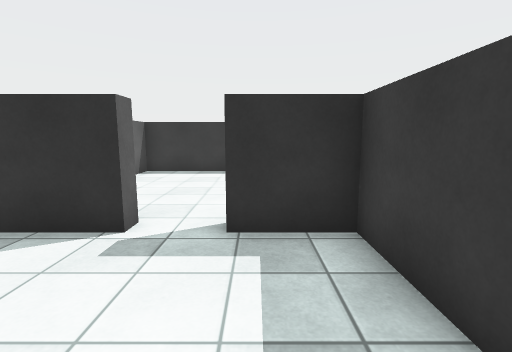
[1] (above)

17 first-person views from a walk through a Unity game level. The camera is 1.3 m above the floor, tilts 8° down and sees 85° across. Doors are open. The floor is counted in squares, 1 m on a side. Each view is taken from the middle of a square. On the plan, view 1 faces up. The plan holds only what a view shows up to about 13 squares ahead; the rest is blank. Surface patterns are stand-ins for the level's own textures.

[2]
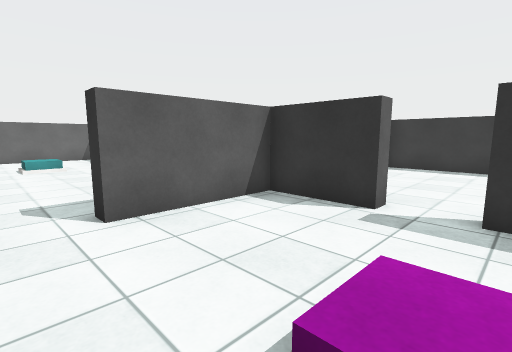

[3]
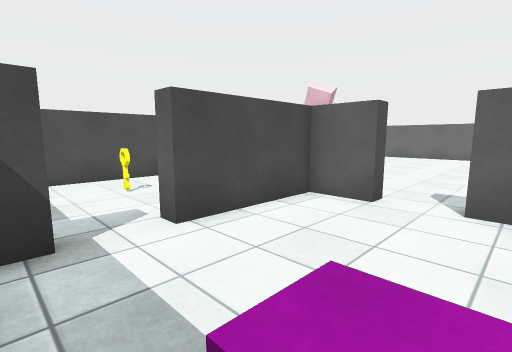

[4]
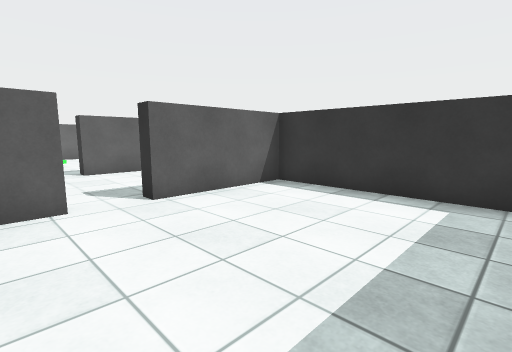

[5]
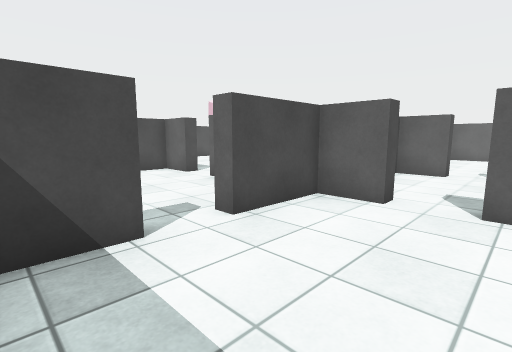

[6]
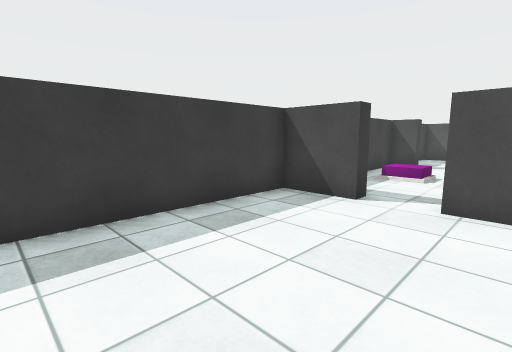

[7]
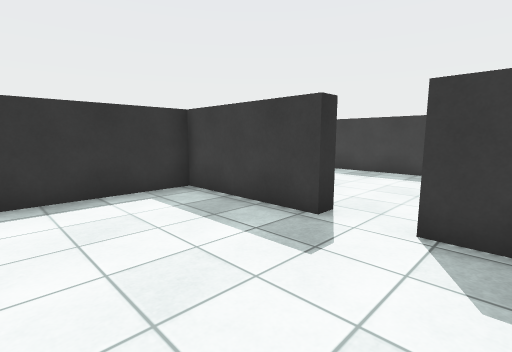

[8]
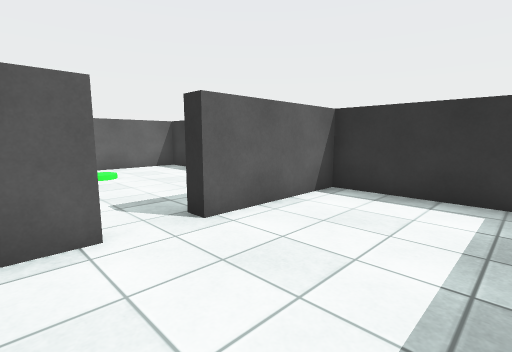

[9]
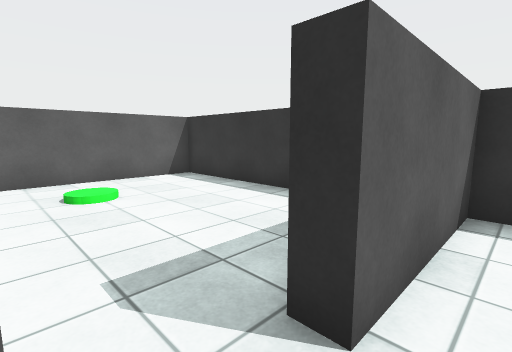

[10]
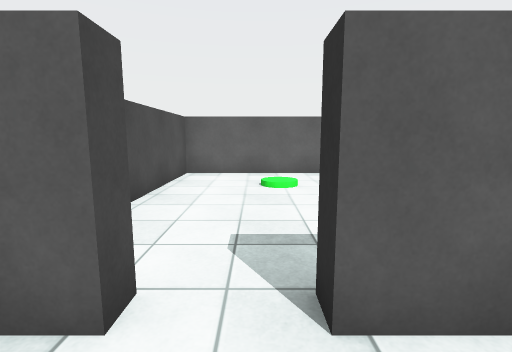

[11]
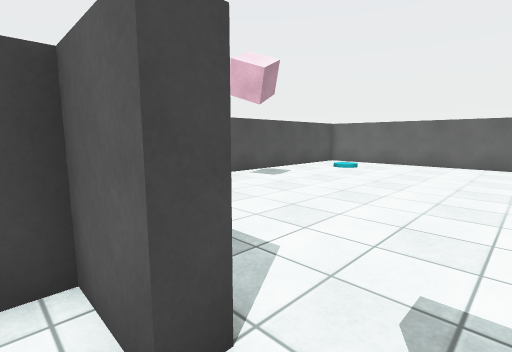

[12]
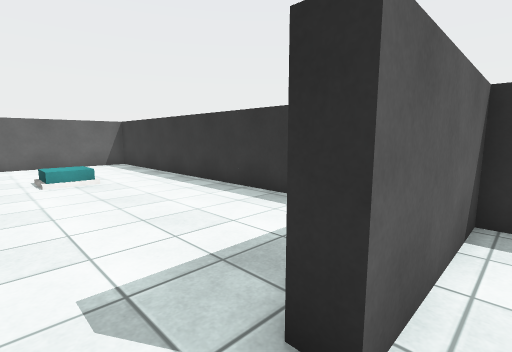

[13]
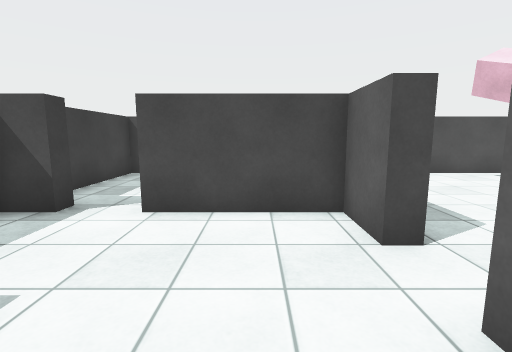

[14]
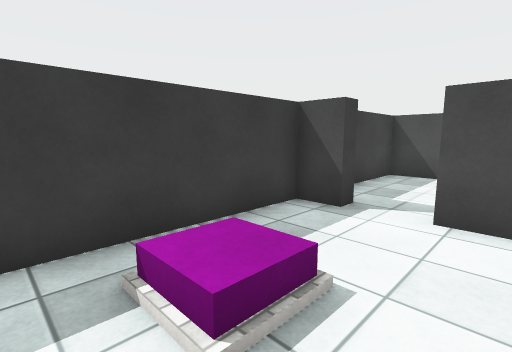

[15]
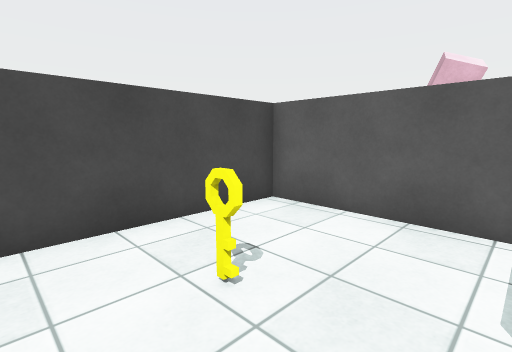

[16]
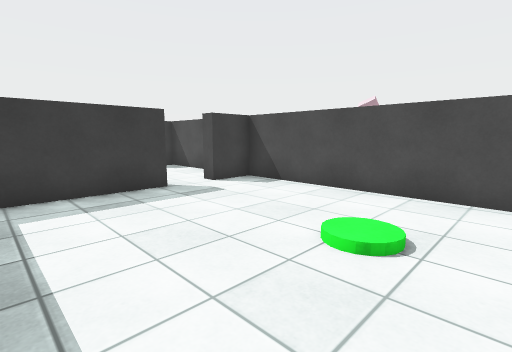

[17]
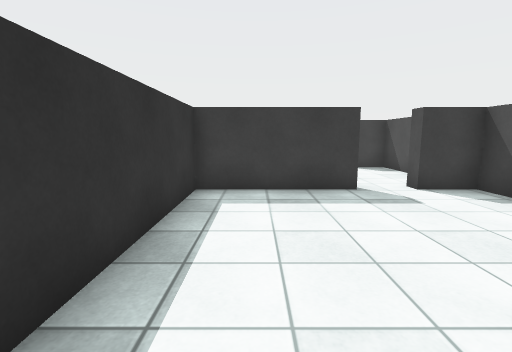

### Floor plan
Points are (right, up) in squares from view 1. A wall is a line through its corners. A room is listed if a view was taken in it or the views show most of it. See-through windows are left out.
Room 1 (views 1, 2, 3, 11, 12, 13, 14)
walls: (-2, 4) (-4.5, 4) (-4.5, 0.3); (-4.5, -1.2) (-4.5, -2.7) (-1, -2.7); (0.5, -2.7) (1.5, -2.7) (1.5, 4) (-0.4, 4)
ways out: open door at (-1.5, 4) to room 2; open door at (-0.5, -3) to room 4; open door at (-5, -0.5) to room 6
Room 2 (views 4, 5, 6)
walls: (-0.4, 4.5) (1.5, 4.5) (1.5, 10.9); (0.9, 11.5) (-4.5, 11.5) (-4.5, 7.5); (-4.5, 6) (-4.5, 4.5) (-2, 4.5)
ways out: open door at (-1.5, 4) to room 1; open door at (-3, 7.7) to room 3
Room 3 (views 7, 8, 9, 10)
walls: (-9.7, 6) (-9.7, 4.5); (-5, 7.5) (-5, 11.5) (-9.7, 11.5) (-9.7, 7.5); (-7.5, 4.5) (-5, 4.5) (-5, 6)
ways out: open door at (-3, 7.7) to room 2; open door at (-10, 6.5) to room 5
Room 4 (view 15)
walls: (-4.5, -4) (-4.5, -8) (1.5, -8) (1.5, -4.8)
ways out: open door at (-0.5, -3) to room 1
objects: key (-1, -6)
Room 5 (views 16, 17)
walls: (-10.2, 7.5) (-10.2, 11.5) (-18, 11.5) (-18, 4.5) (-10.2, 4.5) (-10.2, 6)
ways out: open door at (-10, 6.5) to room 3
Room 6 (no view inside)
walls: (-14.6, -8) (-9.2, -8); (-7.9, 4) (-17.6, 4); (-18, 3.6) (-18, -4.6)
ways out: open door at (-5, -0.5) to room 1

Positions as (right, up) in squares from view 1, and headings:
1: (0, 0), facing up
2: (0, -1), facing up-left
3: (1, 1), facing down-left
4: (1, 5), facing up-left
5: (1, 8), facing down-left
6: (-3, 10), facing down-right
7: (-9, 5), facing up-right
8: (-6, 5), facing up-left
9: (-9, 6), facing up-left
10: (-8, 7), facing left
11: (-4, 0), facing down-left
12: (-4, -1), facing up-left
13: (-3, 2), facing down
14: (-2, 2), facing down-right
15: (0, -4), facing down-left
16: (-17, 11), facing down-right
17: (-17, 10), facing right
